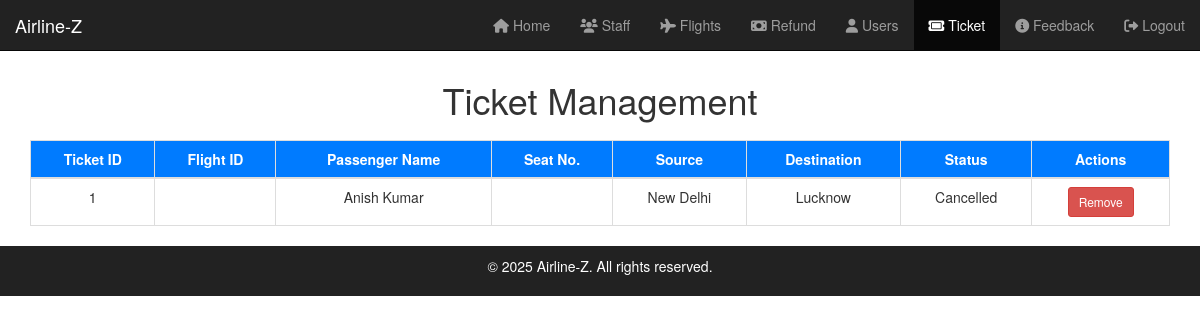
The app's page /admin/search-ticket?ticket_id=1 (signed in) with its own data.
### tables this page shows
CREATE TABLE ticket (
    ticket_id INTEGER PRIMARY KEY AUTOINCREMENT,
    flight_id INTEGER NOT NULL,
    passenger_id INTEGER NOT NULL,
    seat_no TEXT NOT NULL,
    date_of_journey TEXT NOT NULL,
    flight_class TEXT NOT NULL,
    fare REAL NOT NULL,
    status TEXT NOT NULL,
    FOREIGN KEY (flight_id) REFERENCES flight (flight_id),
    FOREIGN KEY (passenger_id) REFERENCES passenger (passenger_id)
);

CREATE TABLE user (
    user_id INTEGER PRIMARY KEY AUTOINCREMENT,
    password TEXT NOT NULL,
    name TEXT NOT NULL,
    surname TEXT NOT NULL,
    gender TEXT NOT NULL,
    email TEXT NOT NULL,
    language TEXT,
    nationality TEXT,
    dob TEXT,
    street TEXT,
    locality TEXT,
    city TEXT,
    country TEXT,
    phone TEXT
);

CREATE TABLE flight (
    flight_id INTEGER PRIMARY KEY AUTOINCREMENT,
    source TEXT NOT NULL,
    destination TEXT NOT NULL,
    departure_time TEXT NOT NULL,
    duration TEXT NOT NULL
);

### app.py (the view)
@app.route('/admin/search-ticket', methods=['GET'])
def search_ticket():
    ticket_id = request.args.get('ticket_id')
    try:
        conn = get_db_connection()
        ticket = conn.execute("""
            SELECT ticket.ticket_id, flight.source, flight.destination,
                   passenger.passenger_id, user.name, user.surname,
                   ticket.date_of_journey, ticket.flight_class, ticket.fare, ticket.status
            FROM ticket
            JOIN flight ON ticket.flight_id = flight.flight_id
            JOIN passenger ON ticket.passenger_id = passenger.passenger_id
            JOIN user ON passenger.user_id = user.user_id
            WHERE ticket.ticket_id = ?
        """, (ticket_id,)).fetchone()
        conn.close()
        return render_template('admin/ticket-management.html', tickets=[ticket] if ticket else [])
    except Exception as e:
        flash(f"Error: {e}", "danger")
        return redirect(url_for('ticket_management'))

### app.py (called while the page is built)
def get_db_connection():
    conn = sqlite3.connect(DATABASE)
    conn.row_factory = sqlite3.Row  # Return rows as dictionaries
    return conn

@app.before_request
def require_login():
    admin_routes = [
        'admin_panel', 'staff_management', 'add_staff', 'remove_staff', 'modify_staff_form', 'modify_staff', 'search_staff',
        'flight_management', 'add_flight', 'remove_flight', 'modify_flight', 'search_flight',
        'refund_management', 'get_refunds', 'clear_refund', 'decline_refund', 'report_fraud',
        'user_management', 'add_user', 'remove_user',
        'ticket_management', 'remove_ticket', 'search_ticket', 'modify_ticket', 'add_ticket',
        'feedback_management'
    ]
    if request.endpoint in admin_routes and not session.get('admin_logged_in'):
        flash("You need to login first!", "warning")
        return redirect(url_for('admin_login'))

### templates/admin/ticket-management.html (shortened to what this page needs)
<!DOCTYPE html>
<html lang="en">
<head>
    <link rel="stylesheet" href="{{ url_for('static', filename='css/admin/ticket-management.css') }}">
    <link rel="stylesheet" href="https://maxcdn.bootstrapcdn.com/bootstrap/3.3.7/css/bootstrap.min.css">
    <link rel="stylesheet" href="https://cdnjs.cloudflare.com/ajax/libs/font-awesome/6.0.0/css/all.min.css">
</head>
<body>
    <nav class="navbar navbar-inverse navbar-fixed-top">
        <div class="container-fluid">
            <div class="navbar-header">
                <a class="navbar-brand" href="{{ url_for('index') }}">Airline-Z</a>
            </div>
            <div class="collapse navbar-collapse" id="adminNavbar">
                <ul class="nav navbar-nav navbar-right">
                    <li><a href="{{ url_for('admin_panel') }}"><i class="fa fa-home"></i> Home</a></li>
                    <li><a href="{{ url_for('staff_management') }}"><i class="fa fa-users"></i> Staff</a></li>
                    <li><a href="{{ url_for('flight_management') }}"><i class="fa fa-plane"></i> Flights</a></li>
                    <li><a href="{{ url_for('refund_management') }}"><i class="fa fa-money-bill"></i> Refund</a></li>
                    <li><a href="{{ url_for('user_management') }}"><i class="fa fa-user"></i> Users</a></li>
                    <li class="active"><a href="{{ url_for('ticket_management') }}"><i class="fa fa-ticket"></i> Ticket</a></li>
                    <li><a href="{{ url_for('feedback_management')}}"><i class="fa fa-info-circle"></i> Feedback</a></li>
                    <li><a href="{{ url_for('admin_logout') }}"><i class="fa fa-sign-out-alt"></i> Logout</a></li>
                </ul>
            </div>
        </div>
    </nav>
    <br><br><br>
    <div class="container">
        <h1>Ticket Management</h1>
        <table class="table table-bordered table-hover">
            <thead>
                <tr>
                    <th>Ticket ID</th>
                    <th>Flight ID</th>
                    <th>Passenger Name</th>
                    <th>Seat No.</th>
                    <th>Source</th>
                    <th>Destination</th>
                    <th>Status</th>
                    <th>Actions</th>
                </tr>
            </thead>
            <tbody id="ticketBodyTable">
                {% if tickets %}
                    {% for ticket in tickets %}
                        <tr>
                            <td>{{ ticket.ticket_id }}</td>
                            <td>{{ ticket.flight_id }}</td>
                            <td>{{ ticket.name }} {{ ticket.surname }}</td>
                            <td>{{ ticket.seat_no }}</td>
                            <td>{{ ticket.source }}</td>
                            <td>{{ ticket.destination }}</td>
                            <td>{{ ticket.status }}</td>
                            <td>
                                <form method="post" action="{{ url_for('remove_ticket') }}" style="display:inline;">
                                    <button type="submit" class="btn btn-danger btn-sm">Remove</button>
                                </form>
                            </td>
                        </tr>
                    {% endfor %}
                {% else %}
                    <tr>
                        <td colspan="8" class="text-center">No tickets found.</td>
                    </tr>
                {% endif %}
            </tbody>
        </table>
    </div>
    <footer class="footer">
        <div class="container text-center">
            <p>&copy; 2025 Airline-Z. All rights reserved.</p>
        </div>
    </footer>
</body>
</html>

### static/css/admin/ticket-management.css (style rules this page uses)
body { font-family: Arial, sans-serif; background-color: #f8f9fa; }
.navbar { margin-bottom: 0; }
h1 { text-align: center; margin: 20px 0; color: #333; }
.table { margin-top: 20px; background-color: #fff; }
.table th { background-color: #007bff; color: #fff; text-align: center; }
.table td { text-align: center; vertical-align: middle; }
footer { background-color: #222; color: #fff; padding: 10px 0; position: relative; bottom: 0; width: 100%; }

### records on screen
ticket: ticket_id "1", name "Anish", surname "Kumar", source "New Delhi", destination "Lucknow", status "Cancelled"
